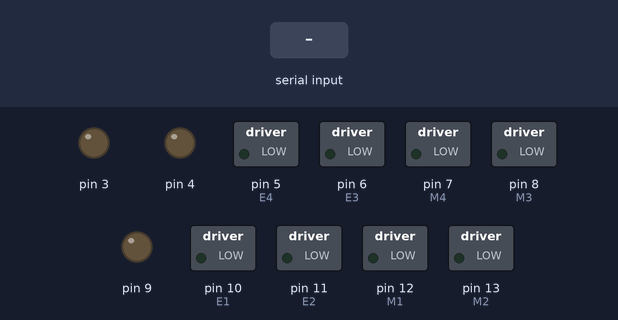
Recording of a sketch running on a simulated Arduino Uno, built with avr-gcc and run on an emulated ATmega328P. On the bench: switched loads named in the sketch (green lamp = pin HIGH), output pins drawn as LEDs (lit = HIGH). The test bench sets the inputs (shaded band).

Above: at 1.2 s.
1.3 s: "w" received over Serial
At 1.8 s:
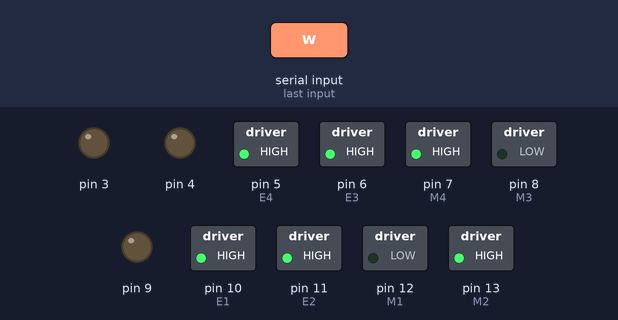
2.8 s: byte 101 ('e') received over Serial
At 4.0 s:
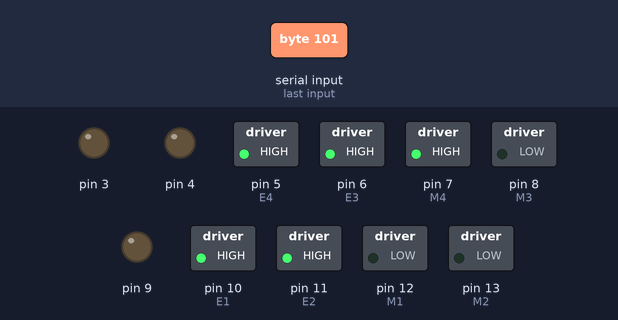
4.3 s: "s" received over Serial
At 5.3 s:
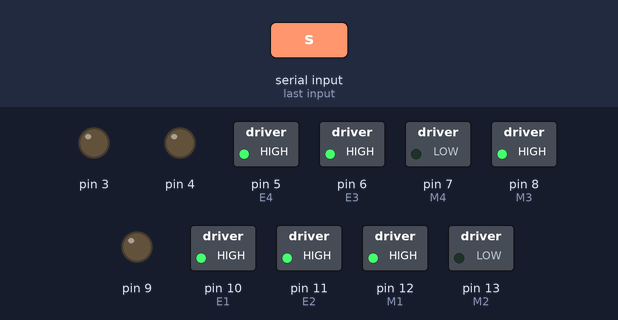
5.8 s: byte 122 ('z') received over Serial
At 6.4 s:
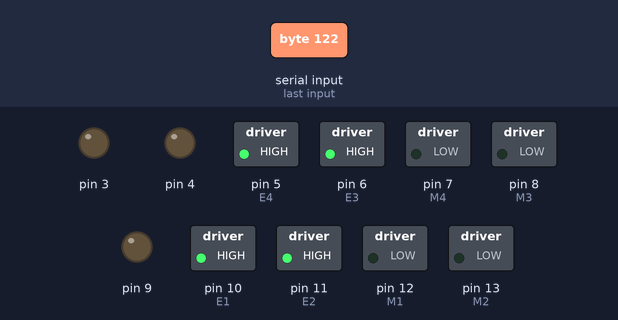
7.3 s: "a" received over Serial
At 8.5 s:
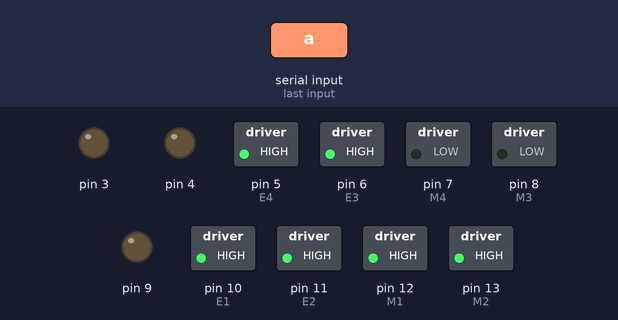
8.8 s: byte 90 ('Z') received over Serial
At 9.9 s:
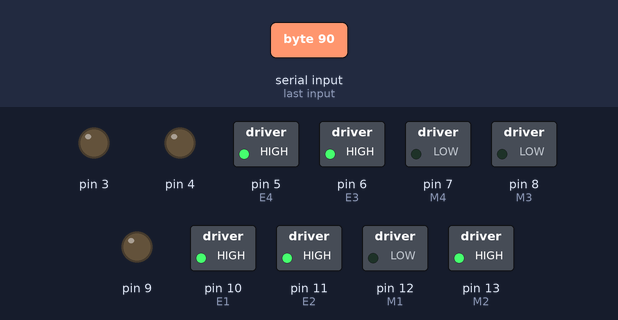
Timing chart, 0 to 11.3 s (numbered marks = the images above; inputs shaded):
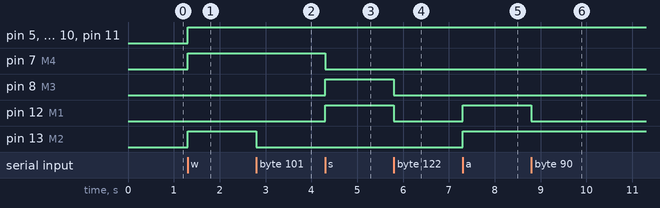

Measured:
- after the input at 1.3 s, pin 5 (E4), pin 6 (E3), pin 7 (M4), pin 10 (E1), pin 11 (E2), pin 13 (M2): LOW → HIGH at once
- after the input at 2.8 s, pin 13 (M2): HIGH → LOW at once
- after the input at 4.3 s, pin 7 (M4): HIGH → LOW at once; pin 8 (M3), pin 12 (M1): LOW → HIGH at once
- after the input at 5.8 s, pin 8 (M3), pin 12 (M1): HIGH → LOW at once
- after the input at 7.3 s, pin 12 (M1), pin 13 (M2): LOW → HIGH at once
- after the input at 8.8 s, pin 12 (M1): HIGH → LOW at once

The sketch:

omni_wasd_keyboard_control.ino
```cpp
/* To control the Rover, copy and paste the code below into the Arduino
 software. Ensure the motors are connected to the correct pins. The
 code does not factor in encoders at this time*/

//Front motors
int E1 = 10 ; //M1 Speed Control
int E2 = 11; //M2 Speed Control
int M1 = 12; //M1 Direction Control
int M2 = 13; //M2 Direction Control

//Rear motors
int E3 = 6; //M1 Speed Control
int E4 = 5; //M2 Speed Control
int M3 = 8; //M1 Direction Control
int M4 = 7; //M2 Direction Control

void setup(void)
{
  int i;
  for(i=3;i<=13;i++)
  pinMode(i, OUTPUT);
  Serial.begin(115200);
}

void loop(void)
{
  while (Serial.available() < 1) {} // Wait until a character is received
  char val = Serial.read();
  int leftspeed = 255; //255 is maximum speed
  int rightspeed = 255;
  switch(val) // Perform an action depending on the command
  {
    case 'w'://Move Forward
    case 'W':
      forward (leftspeed,rightspeed);
      break;
    case 's'://Move Backwards
    case 'S':
      reverse (leftspeed,rightspeed);
      break;
    case 'a'://Turn Left
    case 'A':
      left (leftspeed,rightspeed);
      break;
    case 'd'://Turn Right
    case 'D':
      right (leftspeed,rightspeed);
      break;
    case 'q'://rotate ccw
    case 'Q':
      ccw (leftspeed,rightspeed);
      break;
    case 'e'://rotate cw
    case 'E':
      cw (leftspeed,rightspeed);
      break;
    case 'z'://move at 45 degrees
    case 'Z':
      fortyfive (leftspeed,rightspeed);
      break;
    case 'x'://move at 135 degrees
    case 'X':
      onethirtyfive (leftspeed,rightspeed);
      break;
    // to move at 225 and 315, use the 45 degree and 135 degree
    // code but reverse motor direction.
    default:
      stop();
      break;
  }
}

void stop(void) //Stop
{
  digitalWrite(E1,LOW);
  digitalWrite(E2,LOW);
  digitalWrite(E3,LOW);
  digitalWrite(E4,LOW);
}

void forward(char a,char b)
{
  analogWrite (E1,a);
  digitalWrite(M1,LOW);
  analogWrite (E2,b);
  digitalWrite(M2,HIGH);
  analogWrite (E3,a);
  digitalWrite(M3,LOW);
  analogWrite (E4,b);
  digitalWrite(M4,HIGH);
}

void reverse (char a,char b)
{
  analogWrite (E1,a);
  digitalWrite(M1,HIGH);
  analogWrite (E2,b);
  digitalWrite(M2,LOW);
  analogWrite (E3,a);
  digitalWrite(M3,HIGH);
  analogWrite (E4,b);
  digitalWrite(M4,LOW);
}

void ccw (char a,char b)
{
  analogWrite (E1,a);
  digitalWrite(M1,HIGH);
  analogWrite (E2,b);
  digitalWrite(M2,HIGH);
  analogWrite (E3,a);
  digitalWrite(M3,HIGH);
  analogWrite (E4,b);
  digitalWrite(M4,LOW);
}

void cw (char a,char b)
{
  analogWrite (E1,a);
  digitalWrite(M1,LOW);
  analogWrite (E2,b);
  digitalWrite(M2,LOW);
  analogWrite (E3,a);
  digitalWrite(M3,LOW);
  analogWrite (E4,b);
  digitalWrite(M4,HIGH);
}

void left (char a,char b)
{
  analogWrite (E1,a);
  digitalWrite(M1,HIGH);
  analogWrite (E2,b);
  digitalWrite(M2,HIGH);
  analogWrite (E3,a);
  digitalWrite(M3,LOW);
  analogWrite (E4,b);
  digitalWrite(M4,LOW);
}

void right (char a,char b)
{
  analogWrite (E1,a);
  digitalWrite(M1,LOW);
  analogWrite (E2,b);
  digitalWrite(M2,LOW);
  analogWrite (E3,a);
  digitalWrite(M3,HIGH);
  analogWrite (E4,b);
  digitalWrite(M4,HIGH);
}

void fortyfive (char a,char b)
{
  analogWrite (E1,a);
  digitalWrite(M1,LOW);
  analogWrite (E3,a);
  digitalWrite(M3,LOW);
}

void onethirtyfive (char a,char b)
{
  analogWrite (E2,b);
  digitalWrite(M2,HIGH);
  analogWrite (E4,b);
  digitalWrite(M4,HIGH);
}
```
